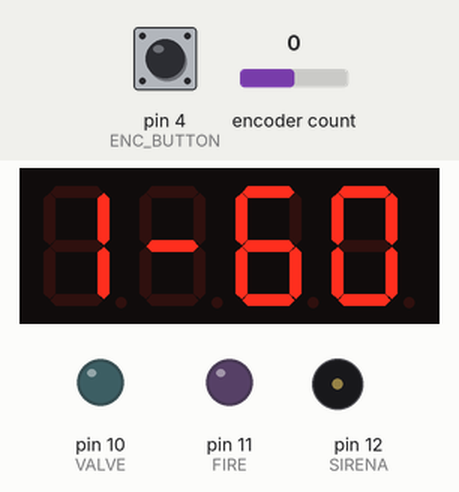
A sketch run on a simulated Arduino Nano, built with avr-gcc and run on an emulated ATmega328P. Shown: 4-digit seven-segment display, output pins drawn as LEDs (lit = HIGH), buzzer (waves = sounding, pin HIGH). Inputs (shaded band) come from the test bench; at power-on: pin 4 (ENC_BUTTON) HIGH, encoder count 0. EEPROM starts erased.

Above: at 1.2 s.
1.3 s: pin 4 (ENC_BUTTON) pulled LOW for 3.2 s
At 3.1 s:
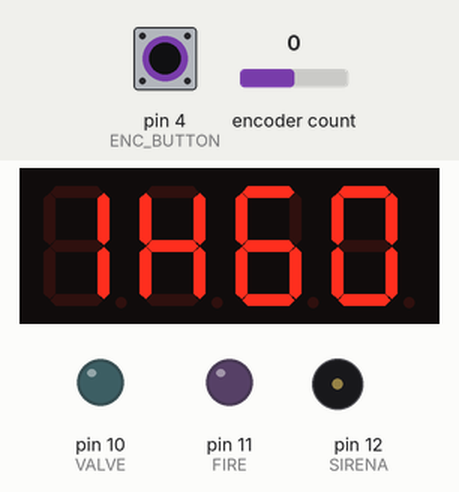
6.9 s: encoder count set to -1
At 7.4 s:
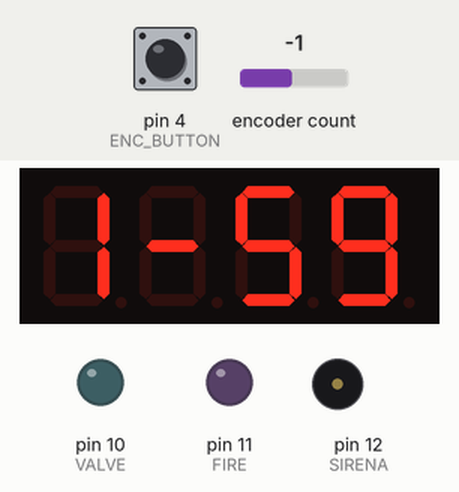
8.4 s: pin 4 (ENC_BUTTON) pulled LOW for 0.15 s
At 11.2 s:
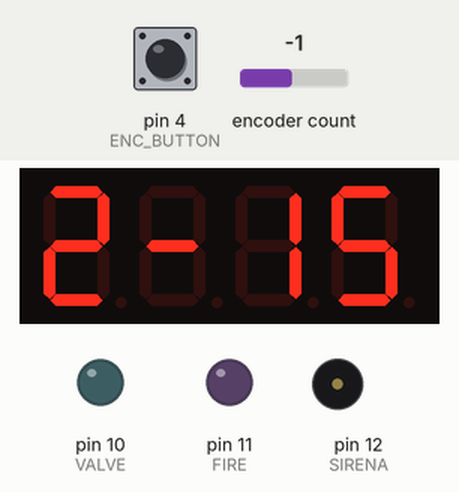
11.5 s: encoder count set to -2
At 12.1 s:
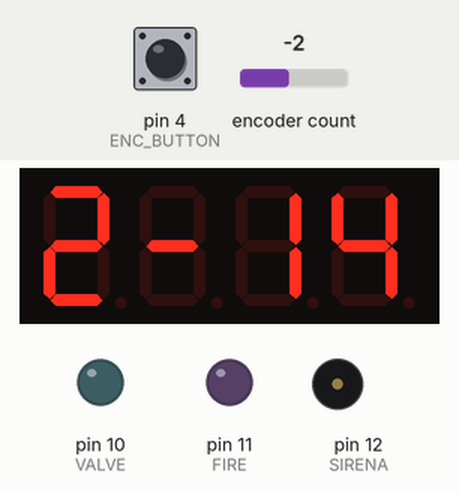
13.0 s: encoder count set to -3
At 13.8 s:
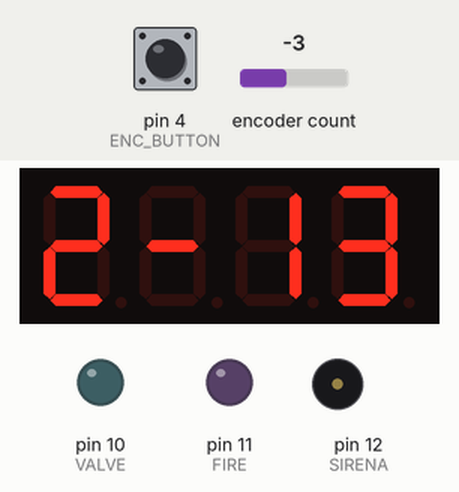
Timing chart, 0 to 15.5 s (numbered marks = the images above; inputs shaded):
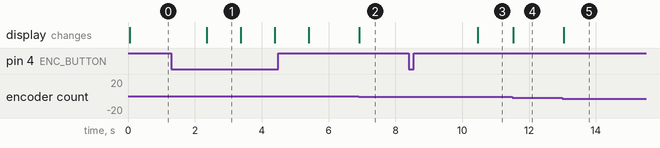

The sketch:

birdrepeller.ino
```cpp
#include <Encoder.h>
#include <TM1637Display.h>
#include <EEPROM.h>

// Пины индикатора TM1637
#define DISP_CLK 7
#define DISP_DIO 6

// Пины энкодера
#define ENC_CLK 2
#define ENC_DT 3
#define ENC_BUTTON 4

// Пины нагрузки
#define VALVE 10
#define FIRE 11
#define SIRENA 12

Encoder encoder(ENC_DT, ENC_CLK);
TM1637Display display(DISP_CLK, DISP_DIO);

long oldPosition  = -999; // Позиция энкодера
byte step_encoder = 2; // Коэффициент для вычисления Шага ЭНКОДЕРА
unsigned long oldTime = 0; // Хранение стартового времени для вычислений между действиями(миллисекунд)

byte eeprom_delay_maximum = 0; //Адрес ПЗУ для большой задержки между выхлопами
byte eeprom_delay_minimum = 1; //Адрес ПЗУ для малой задержки для наполнения
byte eeprom_delay_sirena = 2; //Адрес ПЗУ для малой задержки для наполнения

byte var_delay_maximum = 0;   // Переменная для большой задержки между выхлопами
byte var_delay_minimum = 0;  // Переменная для малой задержки для наполнения
byte var_delay_sirena = 0; // Задержка для работы сирены
byte rezim = 1; // Режим для изменения: 1 - большой задержки(пауза между выхлопами), 2 - малой задержки (наполнения камеры), 3 - задержка сирены(сирена включена)


void setup() {
  pinMode(ENC_BUTTON, INPUT_PULLUP);
  display.setBrightness(0x0f);

  pinMode(VALVE, OUTPUT);
  digitalWrite(VALVE, LOW);

  pinMode(FIRE, OUTPUT);
  digitalWrite(FIRE, LOW);

  pinMode(SIRENA, OUTPUT);
  digitalWrite(SIRENA, LOW);

  var_delay_maximum = EEPROM.read(eeprom_delay_maximum);
  var_delay_minimum = EEPROM.read(eeprom_delay_minimum);
  var_delay_sirena  = EEPROM.read(eeprom_delay_sirena);

  var_delay_maximum = constrain(var_delay_maximum, 1, 60);
  var_delay_minimum = constrain(var_delay_minimum, 1, 15);
  var_delay_sirena = constrain(var_delay_sirena, 1, 15);

  delay(50);
  oldPosition = encoder.read()/step_encoder;

  oldTime = millis();

} //setup()

void loop() {
  long newPosition = encoder.read()/step_encoder; // Делим, чтобы шаг был адекватным
  bool buttonPressed = !digitalRead(ENC_BUTTON);
  unsigned long newTime = millis(); // текущее время

  /////   Обслуживание ЭНКОДЕРА   /////
  if (rezim == 1){
    if(newPosition != oldPosition){
      //Вращение УВЕЛИЧЕНИЕ
      if(newPosition > oldPosition){
        var_delay_maximum = var_delay_maximum + 1;
        if(var_delay_maximum >= 60){var_delay_maximum = 60;}
      }
      //Вращение УМЕНЬШЕНИЕ
      if(newPosition < oldPosition){
        var_delay_maximum = var_delay_maximum - 1;
        if(var_delay_maximum <= 1){var_delay_maximum = 1;}
      }
      oldPosition = newPosition;
    }
    showFormattedValueDisplayDefault(rezim, var_delay_maximum);
  }

  if (rezim == 2){
    if(newPosition != oldPosition){
      //Вращение УВЕЛИЧЕНИЕ
      if(newPosition > oldPosition){
        var_delay_minimum = var_delay_minimum + 1;
        if(var_delay_minimum >= 15){var_delay_minimum = 15;}
      }
      //Вращение УМЕНЬШЕНИЕ
      if(newPosition < oldPosition){
        var_delay_minimum = var_delay_minimum - 1;
        if(var_delay_minimum <= 1){var_delay_minimum = 1;}
      }
      oldPosition = newPosition;
    }
    showFormattedValueDisplayDefault(rezim, var_delay_minimum);
  }


  if (rezim == 3){
    if(newPosition != oldPosition){
      //Вращение УВЕЛИЧЕНИЕ
      if(newPosition > oldPosition){
        var_delay_sirena = var_delay_sirena + 1;
        if(var_delay_sirena >= 15){var_delay_sirena = 15;}
      }
      //Вращение УМЕНЬШЕНИЕ
      if(newPosition < oldPosition){
        var_delay_sirena = var_delay_sirena - 1;
        if(var_delay_sirena <= 1){var_delay_sirena = 1;}
      }
      oldPosition = newPosition;
    }
    showFormattedValueDisplayDefault(rezim, var_delay_sirena);
  }

  /////     Обслуживание КНОПКИ   /////
  if(buttonPressed){
    delay(1000);
    buttonPressed = !digitalRead(ENC_BUTTON);
    if(buttonPressed){
      if(rezim == 1){
        showFormattedValueDisplaySafe(rezim, var_delay_maximum);
        EEPROM.update(eeprom_delay_maximum, var_delay_maximum);
        delay(1000);
      }
      if(rezim == 2){
        showFormattedValueDisplaySafe(rezim, var_delay_minimum);
        EEPROM.update(eeprom_delay_minimum, var_delay_minimum);
        delay(1000);
      }
      if(rezim == 3){
        showFormattedValueDisplaySafe(rezim, var_delay_sirena);
        EEPROM.update(eeprom_delay_sirena, var_delay_sirena);
        delay(1000);
      }
    } else {
      if(rezim == 1){
        rezim = 2;
        delay(1000);
      }else if(rezim == 2){
        rezim = 3;
        delay(1000);
      }else if(rezim == 3){
        rezim = 1;
        delay(1000);
      }
    } //else
  } //if(buttonPressed)

  /////   Логика наполнеия газом и искра   /////
  if((newTime - oldTime) > (var_delay_maximum * 60000)){
    digitalWrite(VALVE, HIGH);
    delay(var_delay_minimum * 1000);
    digitalWrite(VALVE, LOW);

    digitalWrite(SIRENA, HIGH);
    delay(var_delay_sirena * 1000);
    digitalWrite(SIRENA, LOW);

    digitalWrite(FIRE, HIGH);
    delay(1000);
    digitalWrite(FIRE, LOW);

    oldTime = millis();
  }

} //loop()


///// Функция вывода на дисплей в обычном режиме   /////
void showFormattedValueDisplayDefault(byte rezim, int var) {
  uint8_t data[4];

  if(rezim == 1){
    if (var < 10) {
      // Режим "1--x"
      data[0] = display.encodeDigit(1);
      data[1] = 0x40; // '-'
      data[2] = 0x40; // '-'
      data[3] = display.encodeDigit(var);
    } else {
      // Режим "1-xx"
      int tens = var / 10;
      int units = var % 10;

      data[0] = display.encodeDigit(1);
      data[1] = 0x40; // '-'
      data[2] = display.encodeDigit(tens);
      data[3] = display.encodeDigit(units);
    }
  }
  if(rezim == 2){
    if (var < 10) {
       // Режим "2--x"
      data[0] = display.encodeDigit(2);
      data[1] = 0x40; // '-'
      data[2] = 0x40; // '-'
      data[3] = display.encodeDigit(var);
    } else {
       // Режим "2-xx"
      int tens = var / 10;
      int units = var % 10;

        data[0] = display.encodeDigit(2);
        data[1] = 0x40; // '-'
        data[2] = display.encodeDigit(tens);
        data[3] = display.encodeDigit(units);
    }
  }
  if(rezim == 3){
    if (var < 10) {
       // Режим "3--x"
      data[0] = display.encodeDigit(3);
      data[1] = 0x40; // '-'
      data[2] = 0x40; // '-'
      data[3] = display.encodeDigit(var);
    } else {
       // Режим "3-xx"
      int tens = var / 10;
      int units = var % 10;

        data[0] = display.encodeDigit(3);
        data[1] = 0x40; // '-'
        data[2] = display.encodeDigit(tens);
        data[3] = display.encodeDigit(units);
    }
  }
display.setSegments(data);
}

///// Функция вывода на дисплей в режиме СОХРАНЕНИЯ  /////
void showFormattedValueDisplaySafe(byte rezim, int var) {
  uint8_t data[4];

  if(rezim == 1){
    if (var < 10) {
      // Режим "1HHx"
      data[0] = display.encodeDigit(1);
      data[1] = 0x76; // это символ 'H'
      data[2] = 0x76; // это символ 'H'
      data[3] = display.encodeDigit(var);
    } else {
      // Режим "1Hxx"
      int tens = var / 10;
      int units = var % 10;

      data[0] = display.encodeDigit(1);
      data[1] = 0x76; // это символ 'H'
      data[2] = display.encodeDigit(tens);
      data[3] = display.encodeDigit(units);
    }
  }
  if(rezim == 2){
    if (var < 10) {
       // Режим "2HHx"
      data[0] = display.encodeDigit(2);
      data[1] = 0x76; // это символ 'H'
      data[2] = 0x76; // это символ 'H'
      data[3] = display.encodeDigit(var);
    } else {
       // Режим "2Hxx"
      int tens = var / 10;
      int units = var % 10;

        data[0] = display.encodeDigit(2);
        data[1] = 0x76; // это символ 'H'
        data[2] = display.encodeDigit(tens);
        data[3] = display.encodeDigit(units);
    }
  }
  if(rezim == 3){
    if (var < 10) {
       // Режим "3HHx"
      data[0] = display.encodeDigit(3);
      data[1] = 0x76; // это символ 'H'
      data[2] = 0x76; // это символ 'H'
      data[3] = display.encodeDigit(var);
    } else {
       // Режим "3Hxx"
      int tens = var / 10;
      int units = var % 10;

        data[0] = display.encodeDigit(3);
        data[1] = 0x76; // это символ 'H'
        data[2] = display.encodeDigit(tens);
        data[3] = display.encodeDigit(units);
    }
  }
display.setSegments(data);
} 
```

Measured:
- after the input at 1.3 s, the display: changes after 1.0 s (image 1)
- after the input at 6.9 s, the display: changes at once (image 2)
- after the input at 8.4 s, the display: changes after 2.1 s (image 3)
- after the input at 11.5 s, the display: changes at once (image 4)
- after the input at 13.0 s, the display: changes at once (image 5)
- what the display in image 1 shows lasts 1.1 s, from 2.3 s to 3.4 s
